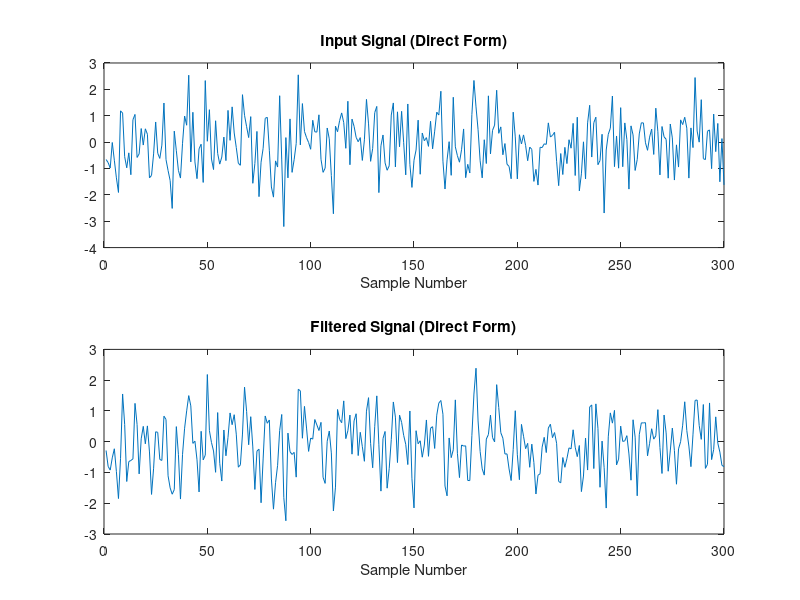
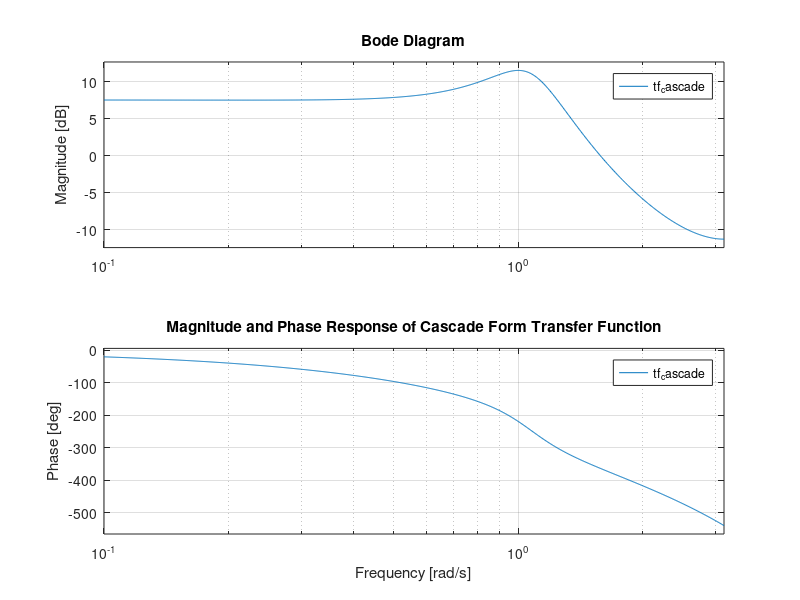
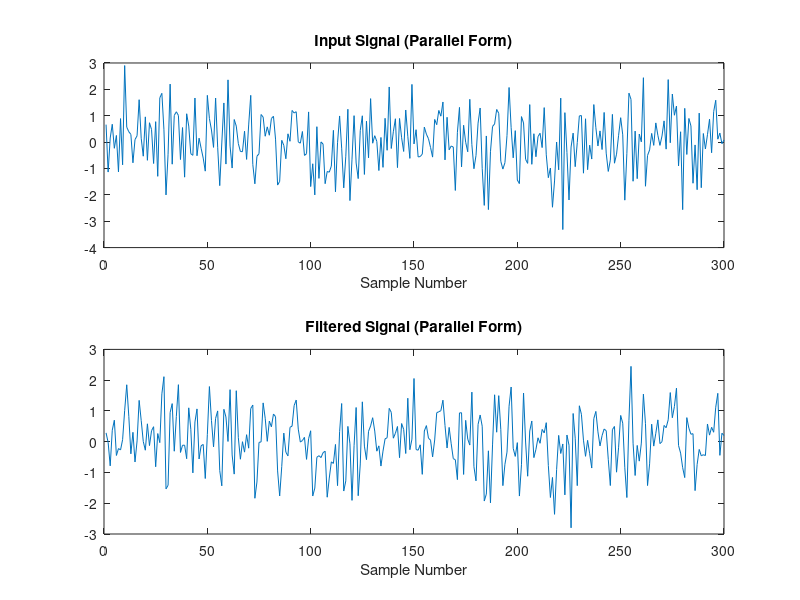

These charts were generated, in order, by the following MATLAB code:
order = 4;           % Filter order
cutoff = 0.8;        % Cutoff frequency
[b, a] = butter(order, cutoff);

% Generate some discrete data as input
input_signal = randn(1, 300);  % Random noise as an example

% Apply the filter using 'filter' function
filtered_signal_direct = filter(b, a, input_signal);

% Plot the input and filtered signals
figure;
subplot(2, 1, 1);
plot(input_signal);
title('Input Signal (Direct Form)');
xlabel('Sample Number');

subplot(2, 1, 2);
plot(filtered_signal_direct);
title('Filtered Signal (Direct Form)');
xlabel('Sample Number');

%% cascade
% Define coefficients for first-order section
num_first_order = [1]; % Numerator coefficients for first-order section
den_first_order = [1, -0.5]; % Denominator coefficients for first-order section (1 - 0.5z^(-1))

% Define coefficients for second-order section
num_second_order = [1]; 
den_second_order = [1, -0.8, 0.64]; 
% Create transfer function objects for each section
tf_first_order = tf(num_first_order, den_first_order, 1); % First-order section
tf_second_order = tf(num_second_order, den_second_order, 1); % Second-order section

% Implement cascade form using series function
tf_cascade = series(tf_first_order, tf_second_order);

% Resulting Cascade Form Transfer Function in Terms of z
disp('Cascade Form Transfer Function in Terms of z:');
disp(tf_cascade);

% Plot magnitude and phase response
figure;
bode(tf_cascade);
title('Magnitude and Phase Response of Cascade Form Transfer Function');


%% parallel
order = 4;           % Filter order
cutoff = 0.8;        % Cutoff frequency
[b, a] = butter(order, cutoff);

% Convert the filter to second-order sections (parallel form)
sos = tf2sos(b, a);

% Generate some discrete data as input
input_signal = randn(1, 300);  % Random noise as an example

% Apply the filter in parallel form using 'sosfilt' function
filtered_signal_parallel = sosfilt(sos, input_signal);

% Plot the input and filtered signals
figure;
subplot(2, 1, 1);
plot(input_signal);
title('Input Signal (Parallel Form)');
xlabel('Sample Number');

subplot(2, 1, 2);
plot(filtered_signal_parallel);
title('Filtered Signal (Parallel Form)');
xlabel('Sample Number');